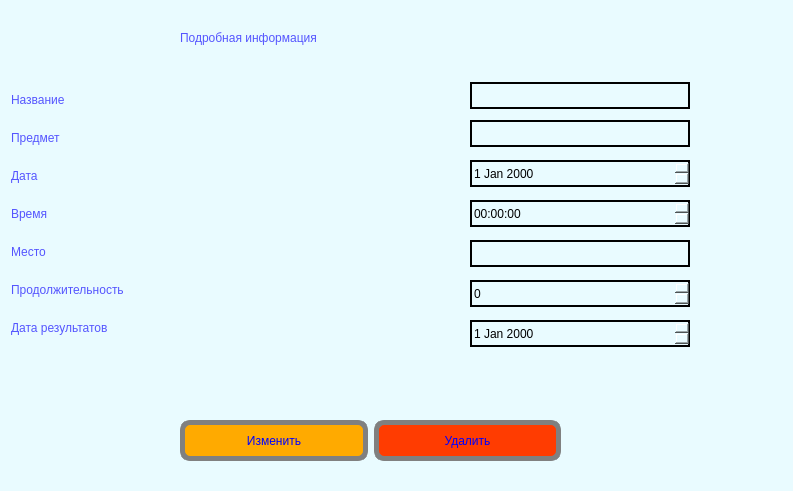
<?xml version="1.0" encoding="UTF-8"?>
<ui version="4.0">
 <class>Dialog</class>
 <widget class="QDialog" name="Dialog">
  <property name="geometry">
   <rect>
    <x>0</x>
    <y>0</y>
    <width>793</width>
    <height>491</height>
   </rect>
  </property>
  <property name="windowTitle">
   <string>Подробная информация олимпиады</string>
  </property>
  <property name="styleSheet">
   <string notr="true">
background-color: rgb(233, 251, 255);
</string>
  </property>
  <widget class="QWidget" name="layoutWidget">
   <property name="geometry">
    <rect>
     <x>180</x>
     <y>400</y>
     <width>381</width>
     <height>81</height>
    </rect>
   </property>
   <layout class="QHBoxLayout" name="horizontalLayout_9">
    <item>
     <widget class="QPushButton" name="edit_button">
      <property name="minimumSize">
       <size>
        <width>151</width>
        <height>41</height>
       </size>
      </property>
      <property name="styleSheet">
       <string notr="true">#edit_button {
font: 75 10pt &quot;MS Shell Dlg 2&quot;;
border-radius: 10px;
border: 5px solid grey;
color: blue;
background-color:rgb(255, 170, 0);
}

#edit_button:hover {
border: 5px solid #5555ff;
}
</string>
      </property>
      <property name="text">
       <string>Изменить</string>
      </property>
     </widget>
    </item>
    <item>
     <widget class="QPushButton" name="del_button">
      <property name="minimumSize">
       <size>
        <width>151</width>
        <height>41</height>
       </size>
      </property>
      <property name="styleSheet">
       <string notr="true">#del_button {
font: 75 10pt &quot;MS Shell Dlg 2&quot;;
border-radius: 10px;
border: 5px solid grey;
color: blue;
background-color: rgb(255, 60, 1);
}

#del_button:hover {
border: 5px solid #5555ff;
}</string>
      </property>
      <property name="text">
       <string>Удалить</string>
      </property>
     </widget>
    </item>
   </layout>
  </widget>
  <widget class="QLabel" name="label">
   <property name="geometry">
    <rect>
     <x>180</x>
     <y>10</y>
     <width>432</width>
     <height>56</height>
    </rect>
   </property>
   <property name="maximumSize">
    <size>
     <width>10000000</width>
     <height>10000000</height>
    </size>
   </property>
   <property name="styleSheet">
    <string notr="true">color: rgb(85, 85, 255);
font: italic 28pt &quot;Monotype Corsiva&quot;;

</string>
   </property>
   <property name="text">
    <string>Подробная информация</string>
   </property>
  </widget>
  <widget class="QWidget" name="layoutWidget">
   <property name="geometry">
    <rect>
     <x>11</x>
     <y>81</y>
     <width>451</width>
     <height>271</height>
    </rect>
   </property>
   <layout class="QVBoxLayout" name="verticalLayout">
    <item>
     <layout class="QHBoxLayout" name="horizontalLayout">
      <item>
       <widget class="QLabel" name="label_name">
        <property name="minimumSize">
         <size>
          <width>220</width>
          <height>0</height>
         </size>
        </property>
        <property name="maximumSize">
         <size>
          <width>110</width>
          <height>27</height>
         </size>
        </property>
        <property name="styleSheet">
         <string notr="true">color: rgb(85, 85, 255);
font: italic 17pt &quot;Monotype Corsiva&quot;;

</string>
        </property>
        <property name="text">
         <string>Название</string>
        </property>
       </widget>
      </item>
      <item alignment="Qt::AlignLeft">
       <widget class="QLabel" name="label_name_2">
        <property name="minimumSize">
         <size>
          <width>220</width>
          <height>0</height>
         </size>
        </property>
        <property name="maximumSize">
         <size>
          <width>110</width>
          <height>27</height>
         </size>
        </property>
        <property name="styleSheet">
         <string notr="true">color: rgb(0, 0, 0);
font: 75 12pt &quot;MS Shell Dlg 2&quot;;

</string>
        </property>
        <property name="text">
         <string/>
        </property>
       </widget>
      </item>
     </layout>
    </item>
    <item>
     <layout class="QHBoxLayout" name="horizontalLayout_2">
      <item alignment="Qt::AlignLeft">
       <widget class="QLabel" name="label_subject">
        <property name="minimumSize">
         <size>
          <width>220</width>
          <height>0</height>
         </size>
        </property>
        <property name="maximumSize">
         <size>
          <width>110</width>
          <height>27</height>
         </size>
        </property>
        <property name="styleSheet">
         <string notr="true">color: rgb(85, 85, 255);
font: italic 17pt &quot;Monotype Corsiva&quot;;

</string>
        </property>
        <property name="text">
         <string>Предмет</string>
        </property>
       </widget>
      </item>
      <item>
       <widget class="QLabel" name="label_subject_2">
        <property name="minimumSize">
         <size>
          <width>220</width>
          <height>0</height>
         </size>
        </property>
        <property name="maximumSize">
         <size>
          <width>110</width>
          <height>27</height>
         </size>
        </property>
        <property name="styleSheet">
         <string notr="true">color: rgb(0, 0, 0);
font: 75 12pt &quot;MS Shell Dlg 2&quot;;

</string>
        </property>
        <property name="text">
         <string/>
        </property>
       </widget>
      </item>
     </layout>
    </item>
    <item>
     <layout class="QHBoxLayout" name="horizontalLayout_3">
      <item alignment="Qt::AlignLeft">
       <widget class="QLabel" name="label_date">
        <property name="minimumSize">
         <size>
          <width>220</width>
          <height>0</height>
         </size>
        </property>
        <property name="maximumSize">
         <size>
          <width>110</width>
          <height>27</height>
         </size>
        </property>
        <property name="styleSheet">
         <string notr="true">color: rgb(85, 85, 255);
font: italic 17pt &quot;Monotype Corsiva&quot;;

</string>
        </property>
        <property name="text">
         <string>Дата</string>
        </property>
       </widget>
      </item>
      <item>
       <widget class="QLabel" name="label_date_2">
        <property name="minimumSize">
         <size>
          <width>220</width>
          <height>0</height>
         </size>
        </property>
        <property name="maximumSize">
         <size>
          <width>110</width>
          <height>27</height>
         </size>
        </property>
        <property name="styleSheet">
         <string notr="true">color: rgb(0, 0, 0);
font: 75 12pt &quot;MS Shell Dlg 2&quot;;

</string>
        </property>
        <property name="text">
         <string/>
        </property>
       </widget>
      </item>
     </layout>
    </item>
    <item>
     <layout class="QHBoxLayout" name="horizontalLayout_4">
      <item alignment="Qt::AlignLeft">
       <widget class="QLabel" name="label_time">
        <property name="minimumSize">
         <size>
          <width>220</width>
          <height>0</height>
         </size>
        </property>
        <property name="maximumSize">
         <size>
          <width>110</width>
          <height>27</height>
         </size>
        </property>
        <property name="styleSheet">
         <string notr="true">color: rgb(85, 85, 255);
font: italic 17pt &quot;Monotype Corsiva&quot;;

</string>
        </property>
        <property name="text">
         <string>Время</string>
        </property>
       </widget>
      </item>
      <item>
       <widget class="QLabel" name="label_time_2">
        <property name="minimumSize">
         <size>
          <width>220</width>
          <height>0</height>
         </size>
        </property>
        <property name="maximumSize">
         <size>
          <width>110</width>
          <height>27</height>
         </size>
        </property>
        <property name="styleSheet">
         <string notr="true">color: rgb(0, 0, 0);
font: 75 12pt &quot;MS Shell Dlg 2&quot;;

</string>
        </property>
        <property name="text">
         <string/>
        </property>
       </widget>
      </item>
     </layout>
    </item>
    <item>
     <layout class="QHBoxLayout" name="horizontalLayout_5">
      <item alignment="Qt::AlignLeft">
       <widget class="QLabel" name="label_place">
        <property name="minimumSize">
         <size>
          <width>220</width>
          <height>0</height>
         </size>
        </property>
        <property name="maximumSize">
         <size>
          <width>110</width>
          <height>27</height>
         </size>
        </property>
        <property name="styleSheet">
         <string notr="true">color: rgb(85, 85, 255);
font: italic 17pt &quot;Monotype Corsiva&quot;;

</string>
        </property>
        <property name="text">
         <string>Место</string>
        </property>
       </widget>
      </item>
      <item>
       <widget class="QLabel" name="label_place_2">
        <property name="minimumSize">
         <size>
          <width>220</width>
          <height>0</height>
         </size>
        </property>
        <property name="maximumSize">
         <size>
          <width>110</width>
          <height>27</height>
         </size>
        </property>
        <property name="styleSheet">
         <string notr="true">color: rgb(0, 0, 0);
font: 75 12pt &quot;MS Shell Dlg 2&quot;;

</string>
        </property>
        <property name="text">
         <string/>
        </property>
       </widget>
      </item>
     </layout>
    </item>
    <item>
     <layout class="QHBoxLayout" name="horizontalLayout_6">
      <item alignment="Qt::AlignLeft">
       <widget class="QLabel" name="label_duration">
        <property name="minimumSize">
         <size>
          <width>220</width>
          <height>0</height>
         </size>
        </property>
        <property name="maximumSize">
         <size>
          <width>220</width>
          <height>27</height>
         </size>
        </property>
        <property name="styleSheet">
         <string notr="true">color: rgb(85, 85, 255);
font: italic 17pt &quot;Monotype Corsiva&quot;;

</string>
        </property>
        <property name="text">
         <string>Продолжительность</string>
        </property>
       </widget>
      </item>
      <item>
       <widget class="QLabel" name="label_duration_2">
        <property name="minimumSize">
         <size>
          <width>220</width>
          <height>0</height>
         </size>
        </property>
        <property name="maximumSize">
         <size>
          <width>110</width>
          <height>27</height>
         </size>
        </property>
        <property name="styleSheet">
         <string notr="true">color: rgb(0, 0, 0);
font: 75 12pt &quot;MS Shell Dlg 2&quot;;

</string>
        </property>
        <property name="text">
         <string/>
        </property>
       </widget>
      </item>
     </layout>
    </item>
    <item>
     <layout class="QHBoxLayout" name="horizontalLayout_7">
      <item alignment="Qt::AlignLeft">
       <widget class="QLabel" name="label_result_date">
        <property name="minimumSize">
         <size>
          <width>220</width>
          <height>0</height>
         </size>
        </property>
        <property name="maximumSize">
         <size>
          <width>220</width>
          <height>27</height>
         </size>
        </property>
        <property name="styleSheet">
         <string notr="true">color: rgb(85, 85, 255);
font: italic 17pt &quot;Monotype Corsiva&quot;;

</string>
        </property>
        <property name="text">
         <string>Дата результатов</string>
        </property>
       </widget>
      </item>
      <item>
       <widget class="QLabel" name="label_date_result_2">
        <property name="minimumSize">
         <size>
          <width>220</width>
          <height>0</height>
         </size>
        </property>
        <property name="maximumSize">
         <size>
          <width>110</width>
          <height>27</height>
         </size>
        </property>
        <property name="styleSheet">
         <string notr="true">color: rgb(0, 0, 0);
font: 75 12pt &quot;MS Shell Dlg 2&quot;;

</string>
        </property>
        <property name="text">
         <string/>
        </property>
       </widget>
      </item>
     </layout>
    </item>
   </layout>
  </widget>
  <widget class="QLineEdit" name="edit_name">
   <property name="geometry">
    <rect>
     <x>470</x>
     <y>82</y>
     <width>220</width>
     <height>27</height>
    </rect>
   </property>
   <property name="minimumSize">
    <size>
     <width>220</width>
     <height>27</height>
    </size>
   </property>
   <property name="styleSheet">
    <string notr="true">border: 2px solid black;</string>
   </property>
  </widget>
  <widget class="QDateEdit" name="dateEdit">
   <property name="geometry">
    <rect>
     <x>470</x>
     <y>160</y>
     <width>220</width>
     <height>27</height>
    </rect>
   </property>
   <property name="minimumSize">
    <size>
     <width>220</width>
     <height>27</height>
    </size>
   </property>
   <property name="styleSheet">
    <string notr="true">border: 2px solid black;</string>
   </property>
  </widget>
  <widget class="QTimeEdit" name="timeEdit">
   <property name="geometry">
    <rect>
     <x>470</x>
     <y>200</y>
     <width>220</width>
     <height>27</height>
    </rect>
   </property>
   <property name="minimumSize">
    <size>
     <width>220</width>
     <height>27</height>
    </size>
   </property>
   <property name="styleSheet">
    <string notr="true">border: 2px solid black;</string>
   </property>
  </widget>
  <widget class="QLineEdit" name="edit_place">
   <property name="geometry">
    <rect>
     <x>470</x>
     <y>240</y>
     <width>220</width>
     <height>27</height>
    </rect>
   </property>
   <property name="minimumSize">
    <size>
     <width>220</width>
     <height>27</height>
    </size>
   </property>
   <property name="styleSheet">
    <string notr="true">border: 2px solid black;</string>
   </property>
  </widget>
  <widget class="QSpinBox" name="spin_box_duration">
   <property name="geometry">
    <rect>
     <x>470</x>
     <y>280</y>
     <width>220</width>
     <height>27</height>
    </rect>
   </property>
   <property name="minimumSize">
    <size>
     <width>220</width>
     <height>27</height>
    </size>
   </property>
   <property name="styleSheet">
    <string notr="true">border: 2px solid black;</string>
   </property>
  </widget>
  <widget class="QDateEdit" name="dateEdit_2">
   <property name="geometry">
    <rect>
     <x>470</x>
     <y>320</y>
     <width>220</width>
     <height>27</height>
    </rect>
   </property>
   <property name="minimumSize">
    <size>
     <width>220</width>
     <height>27</height>
    </size>
   </property>
   <property name="styleSheet">
    <string notr="true">border: 2px solid black;</string>
   </property>
  </widget>
  <widget class="QLineEdit" name="edit_subject">
   <property name="geometry">
    <rect>
     <x>470</x>
     <y>120</y>
     <width>220</width>
     <height>27</height>
    </rect>
   </property>
   <property name="minimumSize">
    <size>
     <width>220</width>
     <height>27</height>
    </size>
   </property>
   <property name="styleSheet">
    <string notr="true">border: 2px solid black;</string>
   </property>
  </widget>
 </widget>
 <resources/>
 <connections/>
</ui>
